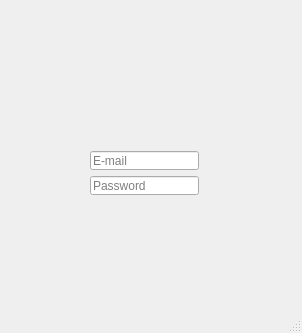
<?xml version="1.0" encoding="UTF-8"?>
<ui version="4.0">
 <class>MainWindow</class>
 <widget class="QMainWindow" name="MainWindow">
  <property name="geometry">
   <rect>
    <x>0</x>
    <y>0</y>
    <width>302</width>
    <height>333</height>
   </rect>
  </property>
  <property name="windowTitle">
   <string>Login</string>
  </property>
  <widget class="QWidget" name="centralWidget">
   <property name="layoutDirection">
    <enum>Qt::LeftToRight</enum>
   </property>
   <widget class="QWidget" name="verticalLayoutWidget">
    <property name="geometry">
     <rect>
      <x>90</x>
      <y>140</y>
      <width>120</width>
      <height>66</height>
     </rect>
    </property>
    <layout class="QVBoxLayout" name="verticalLayout">
     <property name="leftMargin">
      <number>0</number>
     </property>
     <item>
      <widget class="QLineEdit" name="email">
       <property name="placeholderText">
        <string>E-mail</string>
       </property>
      </widget>
     </item>
     <item>
      <widget class="QLineEdit" name="password">
       <property name="placeholderText">
        <string>Password</string>
       </property>
      </widget>
     </item>
    </layout>
   </widget>
  </widget>
  <widget class="QStatusBar" name="statusBar"/>
 </widget>
 <layoutdefault spacing="6" margin="11"/>
 <tabstops>
  <tabstop>email</tabstop>
  <tabstop>password</tabstop>
 </tabstops>
 <resources/>
 <connections/>
</ui>
